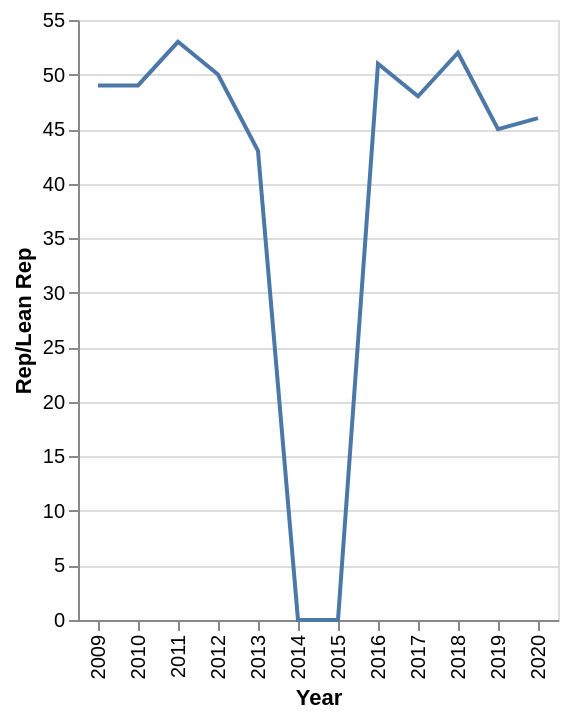

Vega-Lite specification stored for this chart:
### Vega-Lite specification from a JSON file in a GitHub repository (floating-point values rounded to 4 significant figures)
{"$schema": "https://vega.github.io/schema/vega-lite/v5.json", "description": "Line chart auto-generated from CSV", "data": {"values": [{"Year": "2009", "Rep/Lean Rep": "49", "Dem/Lean Dem": "60"}, {"Year": "2010", "Rep/Lean Rep": "49", "Dem/Lean Dem": "60"}, {"Year": "2011", "Rep/Lean Rep": "53", "Dem/Lean Dem": "0"}, {"Year": "2012", "Rep/Lean Rep": "50", "Dem/Lean Dem": "58"}, {"Year": "2013", "Rep/Lean Rep": "43", "Dem/Lean Dem": "58"}, {"Year": "2014", "Rep/Lean Rep": "0", "Dem/Lean Dem": "56"}, {"Year": "2015", "Rep/Lean Rep": "0", "Dem/Lean Dem": "0"}, {"Year": "2016", "Rep/Lean Rep": "51", "Dem/Lean Dem": "0"}, {"Year": "2017", "Rep/Lean Rep": "48", "Dem/Lean Dem": "74"}, {"Year": "2018", "Rep/Lean Rep": "52", "Dem/Lean Dem": "76"}, {"Year": "2019", "Rep/Lean Rep": "45", "Dem/Lean Dem": "61"}, {"Year": "2020", "Rep/Lean Rep": "46", "Dem/Lean Dem": "65"}]}, "mark": "line", "encoding": {"x": {"field": "Year", "type": "ordinal"}, "y": {"field": "Rep/Lean Rep", "type": "quantitative"}}}
